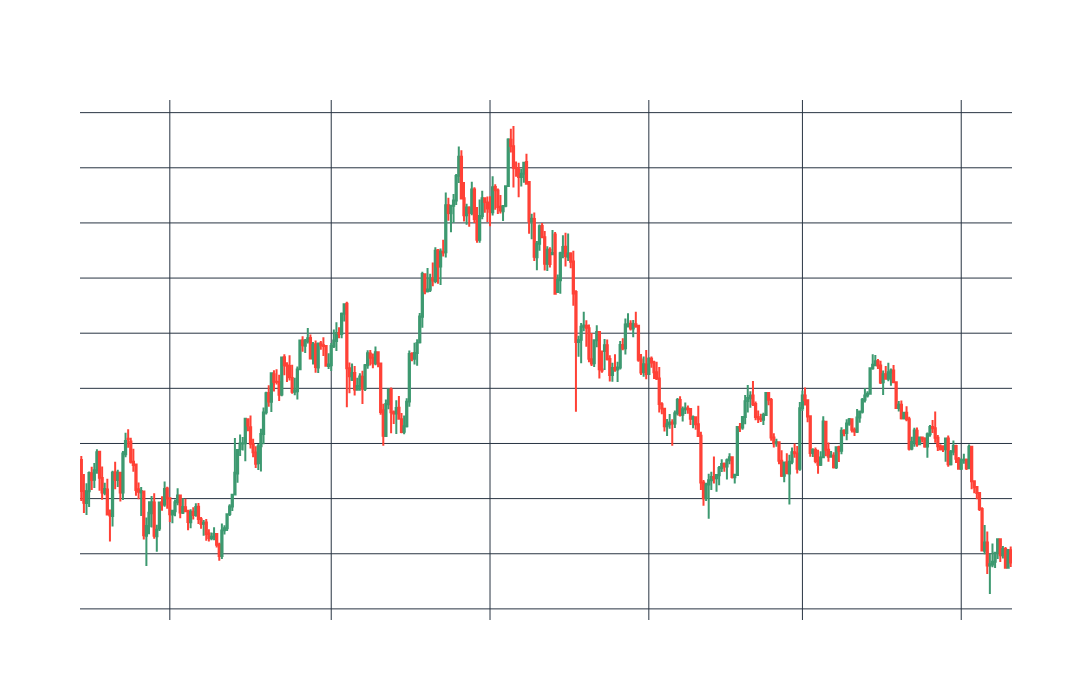

The cell this chart's notebook holds for it:
### Code cell
candlestick(df_btc, 360)

### Figure 1 — Plotly figure (JSON) as saved in the notebook; plotly's stock layout.template omitted (floating-point values rounded to 4 significant figures; data arrays with more than 128 entries replaced by an {"elided": "..."} marker saying what was removed)
{"data": [{"close": {"elided": "358 float values"}, "high": {"elided": "358 float values"}, "hoverinfo": "text", "low": {"elided": "358 float values"}, "open": {"elided": "358 float values"}, "text": {"elided": "358 str values"}, "type": "candlestick", "x": {"elided": "358 str values"}}], "layout": {"font": {"color": "white", "size": 15}, "height": 700, "paper_bgcolor": "rgba(0, 0, 0, 0)", "plot_bgcolor": "rgba(0, 0, 0, 0)", "width": 1200, "xaxis": {"rangeslider": {"visible": false}}}}
